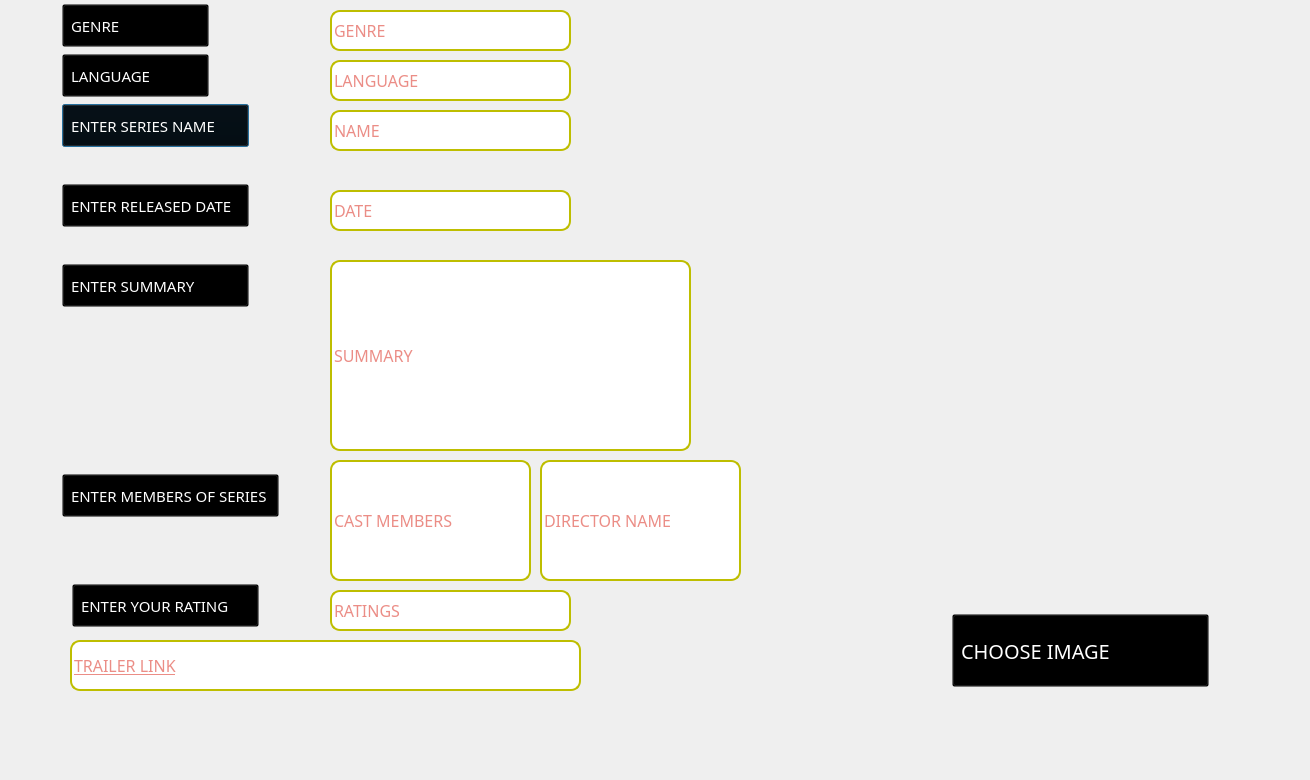
<?xml version="1.0" encoding="UTF-8"?>
<ui version="4.0">
 <class>admin_series_adding</class>
 <widget class="QDialog" name="admin_series_adding">
  <property name="geometry">
   <rect>
    <x>0</x>
    <y>0</y>
    <width>1310</width>
    <height>780</height>
   </rect>
  </property>
  <property name="windowTitle">
   <string>Dialog</string>
  </property>
  <widget class="QLabel" name="label">
   <property name="geometry">
    <rect>
     <x>0</x>
     <y>0</y>
     <width>1300</width>
     <height>771</height>
    </rect>
   </property>
   <property name="text">
    <string/>
   </property>
   <property name="pixmap">
    <pixmap>../../image (7).png</pixmap>
   </property>
  </widget>
  <widget class="QPushButton" name="pushButton">
   <property name="geometry">
    <rect>
     <x>60</x>
     <y>100</y>
     <width>191</width>
     <height>51</height>
    </rect>
   </property>
   <property name="font">
    <font>
     <family>Rockwell</family>
     <pointsize>-1</pointsize>
     <weight>50</weight>
     <italic>false</italic>
     <bold>false</bold>
    </font>
   </property>
   <property name="styleSheet">
    <string notr="true">QPushButton#pushButton{
	
	color:white;
  padding: 4px 8px;
  text-align: left;
  font-size: 15px;
  margin: 4px 2px;
  background-color: transparent; 
	

 }
</string>
   </property>
   <property name="text">
    <string>ENTER SERIES NAME</string>
   </property>
  </widget>
  <widget class="QLineEdit" name="name">
   <property name="geometry">
    <rect>
     <x>330</x>
     <y>110</y>
     <width>241</width>
     <height>41</height>
    </rect>
   </property>
   <property name="font">
    <font>
     <family>MV Boli</family>
     <pointsize>12</pointsize>
    </font>
   </property>
   <property name="styleSheet">
    <string notr="true">QLineEdit#name{
	background-color: white;
border:2px solid rgb(190, 190, 0);
border-radius:10px;
  


	color: rgb(216, 27, 14);
}</string>
   </property>
   <property name="placeholderText">
    <string>NAME</string>
   </property>
  </widget>
  <widget class="QLabel" name="image">
   <property name="geometry">
    <rect>
     <x>760</x>
     <y>300</y>
     <width>411</width>
     <height>301</height>
    </rect>
   </property>
   <property name="text">
    <string/>
   </property>
  </widget>
  <widget class="QPushButton" name="pushButton_2">
   <property name="geometry">
    <rect>
     <x>60</x>
     <y>180</y>
     <width>191</width>
     <height>51</height>
    </rect>
   </property>
   <property name="font">
    <font>
     <family>Rockwell</family>
     <pointsize>-1</pointsize>
     <weight>50</weight>
     <italic>false</italic>
     <bold>false</bold>
    </font>
   </property>
   <property name="styleSheet">
    <string notr="true">QPushButton#pushButton_2{
  padding: 4px 8px;
  text-align: left;
  font-size: 15px;
  margin: 4px 2px;
  background-color: transparent; 
	color: white;
 }
</string>
   </property>
   <property name="text">
    <string>ENTER RELEASED DATE</string>
   </property>
  </widget>
  <widget class="QPushButton" name="pushButton_3">
   <property name="geometry">
    <rect>
     <x>60</x>
     <y>260</y>
     <width>191</width>
     <height>51</height>
    </rect>
   </property>
   <property name="font">
    <font>
     <family>Rockwell</family>
     <pointsize>-1</pointsize>
     <weight>50</weight>
     <italic>false</italic>
     <bold>false</bold>
    </font>
   </property>
   <property name="styleSheet">
    <string notr="true">QPushButton#pushButton_3{
  padding: 4px 8px;
  text-align: left;
  font-size: 15px;
  margin: 4px 2px;
  background-color: transparent; 
	
color: white;
 }
</string>
   </property>
   <property name="text">
    <string>ENTER SUMMARY</string>
   </property>
  </widget>
  <widget class="QPushButton" name="pushButton_4">
   <property name="geometry">
    <rect>
     <x>60</x>
     <y>470</y>
     <width>221</width>
     <height>51</height>
    </rect>
   </property>
   <property name="font">
    <font>
     <family>Rockwell</family>
     <pointsize>-1</pointsize>
     <weight>50</weight>
     <italic>false</italic>
     <bold>false</bold>
    </font>
   </property>
   <property name="styleSheet">
    <string notr="true">QPushButton#pushButton_4{
  padding: 4px 8px;
  text-align: left;
  font-size: 15px;
  margin: 4px 2px;
  background-color: transparent; 
	
	color: white
 }
</string>
   </property>
   <property name="text">
    <string>ENTER MEMBERS OF SERIES</string>
   </property>
  </widget>
  <widget class="QPushButton" name="pushButton_5">
   <property name="geometry">
    <rect>
     <x>70</x>
     <y>580</y>
     <width>191</width>
     <height>51</height>
    </rect>
   </property>
   <property name="font">
    <font>
     <family>Rockwell</family>
     <pointsize>-1</pointsize>
     <weight>50</weight>
     <italic>false</italic>
     <bold>false</bold>
    </font>
   </property>
   <property name="styleSheet">
    <string notr="true">QPushButton#pushButton_5{
  padding: 4px 8px;
  text-align: left;
  font-size: 15px;
  margin: 4px 2px;
  background-color: transparent; 
	color:white;
 }
</string>
   </property>
   <property name="text">
    <string>ENTER YOUR RATING</string>
   </property>
  </widget>
  <widget class="QLineEdit" name="date">
   <property name="geometry">
    <rect>
     <x>330</x>
     <y>190</y>
     <width>241</width>
     <height>41</height>
    </rect>
   </property>
   <property name="font">
    <font>
     <family>MV Boli</family>
     <pointsize>12</pointsize>
    </font>
   </property>
   <property name="styleSheet">
    <string notr="true">QLineEdit#date{
background-color: white;

border:2px solid rgb(190, 190, 0);
border-radius:10px;
	color: rgb(216, 27, 14);
}</string>
   </property>
   <property name="placeholderText">
    <string>DATE</string>
   </property>
  </widget>
  <widget class="QLineEdit" name="summary">
   <property name="geometry">
    <rect>
     <x>330</x>
     <y>260</y>
     <width>361</width>
     <height>191</height>
    </rect>
   </property>
   <property name="font">
    <font>
     <family>MV Boli</family>
     <pointsize>12</pointsize>
    </font>
   </property>
   <property name="styleSheet">
    <string notr="true">QLineEdit#summary{
background-color: white;
border:2px solid rgb(190, 190, 0);
border-radius:10px;
	color: rgb(216, 27, 14);
}</string>
   </property>
   <property name="text">
    <string/>
   </property>
   <property name="placeholderText">
    <string>SUMMARY</string>
   </property>
  </widget>
  <widget class="QLineEdit" name="cast_members">
   <property name="geometry">
    <rect>
     <x>330</x>
     <y>460</y>
     <width>201</width>
     <height>121</height>
    </rect>
   </property>
   <property name="font">
    <font>
     <family>MV Boli</family>
     <pointsize>12</pointsize>
    </font>
   </property>
   <property name="styleSheet">
    <string notr="true">QLineEdit#cast_members{
	background-color:white;
border:2px solid rgb(190, 190, 0);
border-radius:10px;
	color: rgb(216, 27, 14);
}</string>
   </property>
   <property name="text">
    <string/>
   </property>
   <property name="placeholderText">
    <string>CAST MEMBERS</string>
   </property>
  </widget>
  <widget class="QLineEdit" name="ratings">
   <property name="geometry">
    <rect>
     <x>330</x>
     <y>590</y>
     <width>241</width>
     <height>41</height>
    </rect>
   </property>
   <property name="font">
    <font>
     <family>MV Boli</family>
     <pointsize>12</pointsize>
    </font>
   </property>
   <property name="styleSheet">
    <string notr="true">QLineEdit#ratings{
	background-color: white;
border:2px solid rgb(190, 190, 0);
border-radius:10px;
	color:rgb(216, 27, 14);
}</string>
   </property>
   <property name="text">
    <string/>
   </property>
   <property name="placeholderText">
    <string>RATINGS</string>
   </property>
  </widget>
  <widget class="QPushButton" name="pushButton_6">
   <property name="geometry">
    <rect>
     <x>950</x>
     <y>610</y>
     <width>261</width>
     <height>81</height>
    </rect>
   </property>
   <property name="font">
    <font>
     <family>Ravie</family>
     <pointsize>-1</pointsize>
    </font>
   </property>
   <property name="styleSheet">
    <string notr="true">QPushButton#pushButton_6{
  padding: 4px 8px;
  text-align: left;
  font-size: 20px;
  margin: 4px 2px;
  background-color: transparent; 
 color:white;
 

}

QPushButton#pushButton_6:hover {
  background-color: transparent;
 

	color: rgb(89, 255, 12);
}

</string>
   </property>
   <property name="text">
    <string>CHOOSE IMAGE</string>
   </property>
   <property name="icon">
    <iconset resource="icons.qrc">
     <normaloff>:/new/prefix1/circle-cropped (13).png</normaloff>:/new/prefix1/circle-cropped (13).png</iconset>
   </property>
   <property name="iconSize">
    <size>
     <width>45</width>
     <height>45</height>
    </size>
   </property>
  </widget>
  <widget class="QPushButton" name="pushButton_7">
   <property name="geometry">
    <rect>
     <x>60</x>
     <y>50</y>
     <width>151</width>
     <height>51</height>
    </rect>
   </property>
   <property name="font">
    <font>
     <family>Rockwell</family>
     <pointsize>-1</pointsize>
    </font>
   </property>
   <property name="styleSheet">
    <string notr="true">QPushButton#pushButton_7{
	
	color:white;
  padding: 4px 8px;
  text-align: left;
  font-size: 15px;
  margin: 4px 2px;
  background-color: transparent; 
	

 }
</string>
   </property>
   <property name="text">
    <string>LANGUAGE</string>
   </property>
  </widget>
  <widget class="QLineEdit" name="language">
   <property name="geometry">
    <rect>
     <x>330</x>
     <y>60</y>
     <width>241</width>
     <height>41</height>
    </rect>
   </property>
   <property name="font">
    <font>
     <family>MV Boli</family>
     <pointsize>12</pointsize>
    </font>
   </property>
   <property name="styleSheet">
    <string notr="true">QLineEdit#language{
	background-color: white;
border:2px solid rgb(190, 190, 0);
border-radius:10px;
  


	color: rgb(216, 27, 14);
}</string>
   </property>
   <property name="placeholderText">
    <string>LANGUAGE</string>
   </property>
  </widget>
  <widget class="QPushButton" name="pushButton_8">
   <property name="geometry">
    <rect>
     <x>60</x>
     <y>0</y>
     <width>151</width>
     <height>51</height>
    </rect>
   </property>
   <property name="font">
    <font>
     <family>Rockwell</family>
     <pointsize>-1</pointsize>
    </font>
   </property>
   <property name="styleSheet">
    <string notr="true">QPushButton#pushButton_8{
	
	color:white;
  padding: 4px 8px;
  text-align: left;
  font-size: 15px;
  margin: 4px 2px;
  background-color: transparent; 
	

 }
</string>
   </property>
   <property name="text">
    <string>GENRE</string>
   </property>
  </widget>
  <widget class="QLineEdit" name="genre">
   <property name="geometry">
    <rect>
     <x>330</x>
     <y>10</y>
     <width>241</width>
     <height>41</height>
    </rect>
   </property>
   <property name="font">
    <font>
     <family>MV Boli</family>
     <pointsize>12</pointsize>
    </font>
   </property>
   <property name="styleSheet">
    <string notr="true">QLineEdit#genre{
	background-color: white;
border:2px solid rgb(190, 190, 0);
border-radius:10px;
  


	color: rgb(216, 27, 14);
}</string>
   </property>
   <property name="placeholderText">
    <string>GENRE</string>
   </property>
  </widget>
  <widget class="QLineEdit" name="cast_members_2">
   <property name="geometry">
    <rect>
     <x>540</x>
     <y>460</y>
     <width>201</width>
     <height>121</height>
    </rect>
   </property>
   <property name="font">
    <font>
     <family>MV Boli</family>
     <pointsize>12</pointsize>
    </font>
   </property>
   <property name="styleSheet">
    <string notr="true">QLineEdit#cast_members_2{
	background-color:white;
border:2px solid rgb(190, 190, 0);
border-radius:10px;
	color: rgb(216, 27, 14);
}</string>
   </property>
   <property name="text">
    <string/>
   </property>
   <property name="placeholderText">
    <string>DIRECTOR NAME</string>
   </property>
  </widget>
  <widget class="QLineEdit" name="trailer">
   <property name="geometry">
    <rect>
     <x>70</x>
     <y>640</y>
     <width>511</width>
     <height>51</height>
    </rect>
   </property>
   <property name="font">
    <font>
     <family>MV Boli</family>
     <pointsize>12</pointsize>
     <underline>true</underline>
    </font>
   </property>
   <property name="styleSheet">
    <string notr="true">QLineEdit#trailer{
	background-color:white;
border:2px solid rgb(190, 190, 0);
border-radius:10px;
	color: rgb(216, 27, 14);
}</string>
   </property>
   <property name="text">
    <string/>
   </property>
   <property name="placeholderText">
    <string>TRAILER LINK</string>
   </property>
  </widget>
 </widget>
 <resources>
  <include location="icons.qrc"/>
 </resources>
 <connections/>
</ui>
